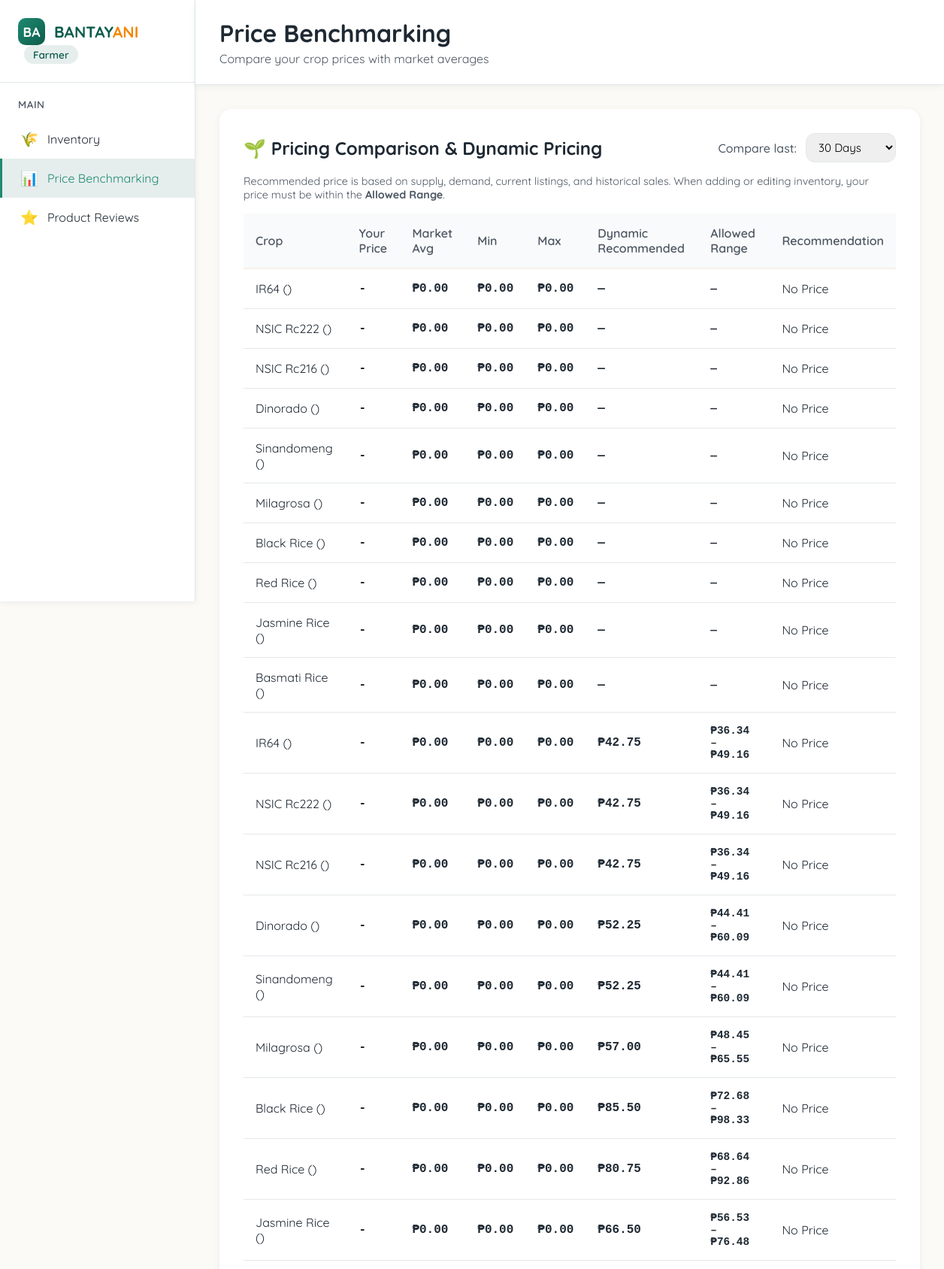
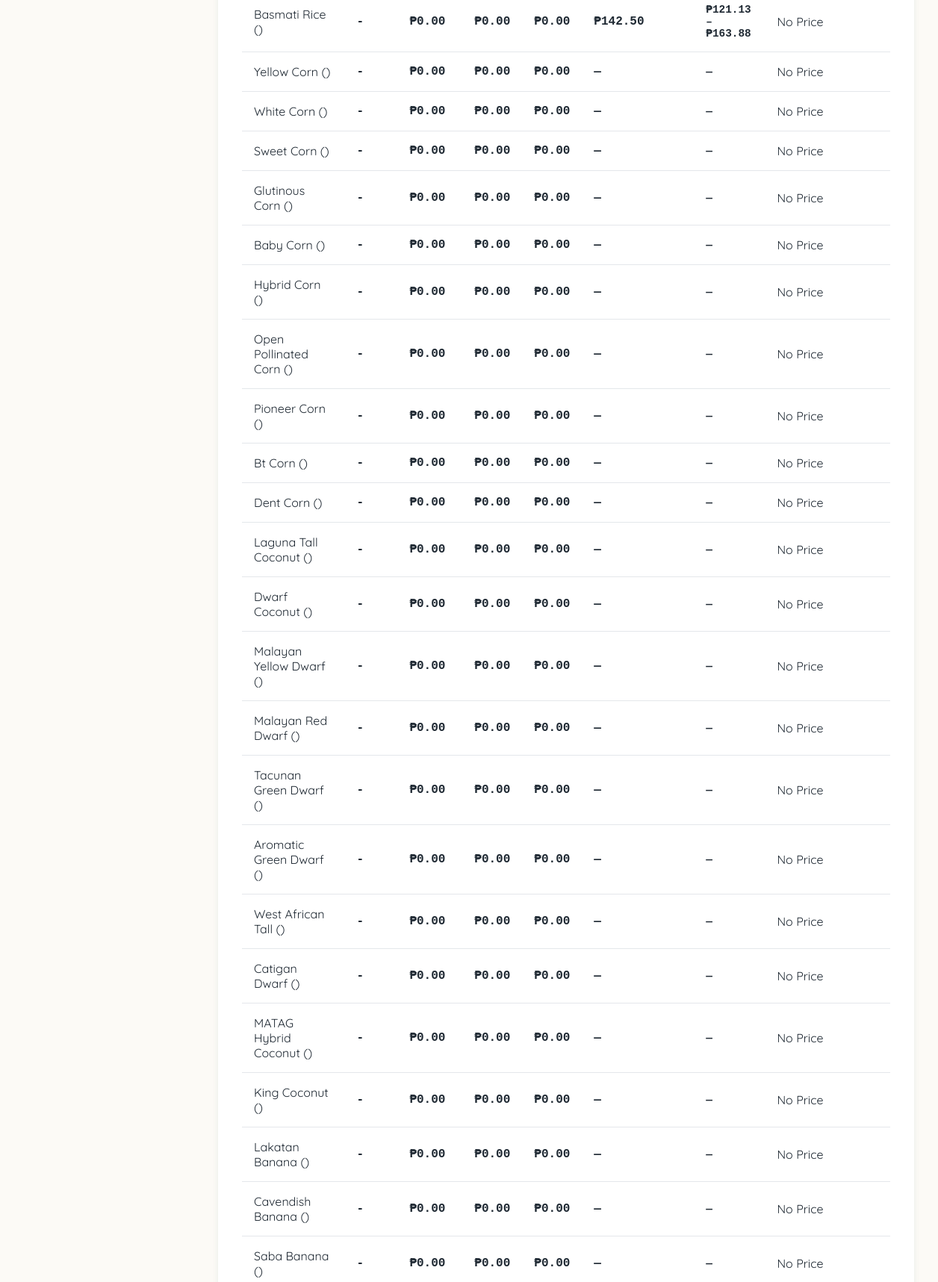
The app's page /farmer/benchmarking.php (signed in, upper part) with its own data (2 pictures, top to bottom).
### tables this page shows
CREATE TABLE `crops` (
  `crop_id` int(11) NOT NULL,
  `category_id` int(11) NOT NULL DEFAULT 8,
  `crop_name` varchar(45) NOT NULL,
  `unit` enum('kg','g','pieces','sack','bundle') NOT NULL DEFAULT 'kg'
);

### includes/dynamic_pricing.php (called while the page is built, shortened)
<?php
function getDynamicPriceRange($conn, $crop_id, $days = DYNAMIC_PRICING_DEFAULT_DAYS) {
    $crop_id = (int) $crop_id;
    $days = (int) $days;
    $out = [
        'recommended' => null,
        'price_min' => null,
        'price_max' => null,
        'supply' => 0,
        'demand' => 0,
        'listing_avg' => null,
        'historical_avg' => null,
        'historical_min' => null,
        'historical_max' => null,
        'has_data' => false,
    ];
    $stmt = $conn->prepare("SELECT COALESCE(SUM(quantity), 0) AS supply FROM crops_inventory WHERE crop_id = ?");
    $stmt->bind_param("i", $crop_id);
    $stmt->execute();
    $row = $stmt->get_result()->fetch_assoc();
    if ($row) {
        $out['supply'] = (float) $row['supply'];
    }
    $stmt = $conn->prepare("SELECT AVG(price) AS listing_avg, MIN(price) AS listing_min, MAX(price) AS listing_max
        FROM crops_inventory
        WHERE crop_id = ?
          AND price IS NOT NULL
          AND price > 0
          AND harvest_status = 'Confirmed'");
    $stmt->bind_param("i", $crop_id);
    $stmt->execute();
    $row = $stmt->get_result()->fetch_assoc();
    if ($row && $row['listing_avg'] !== null) {
        $out['listing_avg'] = (float) $row['listing_avg'];
    }
    $statuses = DYNAMIC_PRICING_COMPLETED_STATUS;
    $placeholders = implode(',', array_fill(0, count($statuses), '?'));
    $sql = "SELECT
                COALESCE(SUM(oi.quantity), 0) AS demand,
                AVG(ci.price) AS historical_avg,
                MIN(ci.price) AS historical_min,
                MAX(ci.price) AS historical_max
            FROM order_items oi
            INNER JOIN crops_inventory ci ON oi.inventory_id = ci.inventory_id AND ci.crop_id = ?
            INNER JOIN orders o ON oi.order_id = o.order_id
            WHERE o.order_status IN ($placeholders)
            AND o.order_date >= DATE_SUB(CURDATE(), INTERVAL ? DAY)
            AND oi.inventory_id IS NOT NULL";
    $stmt = $conn->prepare($sql);
    $types = 'i' . str_repeat('s', count($statuses)) . 'i';
    $params = array_merge([$crop_id], $statuses, [$days]);
    $stmt->bind_param($types, ...$params);
    $stmt->execute();
    $row = $stmt->get_result()->fetch_assoc();
    if ($row) {
        $out['demand'] = (float) $row['demand'];
    }
    $hist = $out['historical_avg'];
    $list = $out['listing_avg'];
    $base = null;
    if ($hist !== null && $list !== null) {
        $w = DYNAMIC_PRICING_HISTORICAL_WEIGHT;
        $base = $w * $hist + (1 - $w) * $list;
    } elseif ($hist !== null) {
        $base = $hist;
    } elseif ($list !== null) {
        $base = $list;
    }
    if ($base === null || $base <= 0) {
        $out['has_data'] = false;
        return $out;
    }
    $nudge = 0;
    if ($out['supply'] > 0) {
        $ratio = $out['demand'] / $out['supply'];
        if ($ratio > 1.2) {
            $nudge = DYNAMIC_PRICING_DEMAND_SUPPLY_NUDGE;
        } elseif ($ratio < 0.8) {
            $nudge = -DYNAMIC_PRICING_DEMAND_SUPPLY_NUDGE;
        }
    }
    $out['recommended'] = round($base * (1 + $nudge), 2);
    $out['recommended'] = max(0.01, $out['recommended']);
    $range = $out['recommended'] * DYNAMIC_PRICING_RANGE_PCT;
    $out['price_min'] = max(0.01, $out['recommended'] - $range);
    $out['price_max'] = $out['recommended'] + $range;
    $out['price_min'] = round($out['price_min'], 2);
    $out['price_max'] = round($out['price_max'], 2);
    $out['has_data'] = true;
    return $out;
}
function getAllCropsDynamicPriceRanges($conn, $days = DYNAMIC_PRICING_DEFAULT_DAYS) {
    $stmt = $conn->query("SELECT crop_id FROM crops ORDER BY crop_id");
    $out = [];
    while ($row = $stmt->fetch_assoc()) {
        $out[(int) $row['crop_id']] = getDynamicPriceRange($conn, (int) $row['crop_id'], $days);
    }
    return $out;
}

### farmer/benchmarking.php (the view, shortened to what this page needs)
<?php
require_once '../includes/config.php';
require_once __DIR__ . '/../includes/dynamic_pricing.php';
$farmer_id = $_SESSION['user_id'];
$days = (int)($_GET['days'] ?? 30);
$sql = "
SELECT
    c.crop_id,
    c.crop_name,
    ci.unit,
    ROUND(AVG(ci.price),2) AS market_avg,
    MIN(ci.price) AS market_min,
    MAX(ci.price) AS market_max,
    ROUND(AVG(ci.price),2) AS farmer_price
FROM crops c
LEFT JOIN crops_inventory ci
    ON c.crop_id = ci.crop_id AND ci.farmer_id = ?
LEFT JOIN order_items oi
    ON ci.inventory_id = oi.inventory_id
LEFT JOIN orders o
    ON oi.order_id = o.order_id
    AND o.order_status IN ('Delivered', 'Shipped')
    AND o.order_date >= DATE_SUB(CURDATE(), INTERVAL ? DAY)
GROUP BY c.crop_id
";
$stmt = $conn->prepare($sql);
$stmt->bind_param("ii", $farmer_id, $days);
$stmt->execute();
$data = $stmt->get_result()->fetch_all(MYSQLI_ASSOC);
$dynamic_ranges = getAllCropsDynamicPriceRanges($conn, $days);
function getStatus($farmer, $avg) {
    if ($farmer == null) return "No Price";
    return "Fair";
}
?>
<!DOCTYPE html>
<html lang="en">
<head>
    <link rel="stylesheet" href="https://cdnjs.cloudflare.com/ajax/libs/font-awesome/6.5.1/css/all.min.css">
</head>
<body>
<aside class="sidebar">
    <div class="logo-container">
        <a href="../index.php" class="logo">
            <div class="logo-icon">BA</div>
            <div class="logo-text">BANTAY<span>ANI</span></div>
        </a>
        <div class="farmer-badge">Farmer</div>
    </div>
        <div class="nav-section">
        <div class="nav-title">Main</div>
        <ul class="nav-links">
            <li><a href="inventory.php" class="nav-link"><span class="nav-icon">🌾</span><span>Inventory</span></a></li>
            <li><a href="benchmarking.php" class="nav-link active"><span class="nav-icon">📊</span><span>Price Benchmarking</span></a></li>
            <li><a href="reviews.php" class="nav-link"><span class="nav-icon">⭐</span><span>Product Reviews</span></a></li>
        </ul>
    </div>
</aside>
<main class="main-content">
    <div class="topbar">
        <div class="page-title">
            <h1>Price Benchmarking</h1>
            <p>Compare your crop prices with market averages</p>
        </div>
    </div>
    <div class="content">
        <div class="card">
            <div class="card-header">
                <h2>🌱 Pricing Comparison & Dynamic Pricing</h2>
                <form method="GET" style="display: flex; align-items: center; gap: 12px;">
                    <label style="color: var(--text-light); font-weight: 500;">Compare last:</label>
                    <select name="days" onchange="this.form.submit()" style="min-width: 120px;">
                        <option value="30" <?= $days==30?'selected':'' ?>>30 Days</option>
                    </select>
                </form>
            </div>
            <p style="color:var(--text-light); font-size:0.9rem; margin:-8px 0 16px 0;">Recommended price is based on supply, demand, current listings, and historical sales. When adding or editing inventory, your price must be within the <strong>Allowed Range</strong>.</p>
            <table class="data-table">
                <thead>
                    <tr>
                        <th>Crop</th>
                        <th>Your Price</th>
                        <th>Market Avg</th>
                        <th>Min</th>
                        <th>Max</th>
                        <th>Dynamic Recommended</th>
                        <th>Allowed Range</th>
                        <th>Recommendation</th>
                    </tr>
                </thead>
                <tbody>
                    <?php if (!empty($data)): ?>
                        <?php foreach ($data as $row):
                            $status = getStatus($row['farmer_price'], $row['market_avg']);
                            $dr = $dynamic_ranges[$row['crop_id']] ?? null;
                        ?>
                        <tr>
                            <td><?= htmlspecialchars($row['crop_name']) ?> (<?= $row['unit'] ?>)</td>
                            <td class="price-cell"><?= $row['farmer_price'] ? '₱'.number_format($row['farmer_price'], 2) : '-' ?></td>
                            <td class="price-cell">₱<?= number_format($row['market_avg'],2) ?></td>
                            <td class="price-cell">₱<?= number_format($row['market_min'], 2) ?></td>
                            <td class="price-cell">₱<?= number_format($row['market_max'], 2) ?></td>
                            <td class="price-cell"><?= $dr && $dr['has_data'] ? '₱'.number_format($dr['recommended'], 2) : '—' ?></td>
                            <td class="price-cell" style="font-size:0.9rem;"><?= $dr && $dr['has_data'] ? '₱'.number_format($dr['price_min'], 2).' – ₱'.number_format($dr['price_max'], 2) : '—' ?></td>
                            <td class="status-<?= strtolower(str_replace(' ', '', $status)) ?>">
                                <?= $status ?>
                            </td>
                        </tr>
                        <?php endforeach; ?>
                    <?php endif; ?>
                </tbody>
            </table>
        </div>
    </div>
</main>
</body>
</html>

### farmer/benchmarking.php (style rules this page uses)
:root { --green-dark: #0c5c4c; --green: #1f8a70; --green-light: #4cb69f; --orange: #f28705; --red: #b91c1c; --blue: #1d4ed8; --purple: #7c3aed; --beige: #f6f1e9; --beige-light: #fcfaf6; --text: #1f2933; --text-light: #4c5662; --border: #e4e7eb; --sidebar-width: 260px; --shadow-sm: 0 2px 8px rgba(12, 92, 76, 0.08); --shadow-md: 0 8px 20px rgba(12, 92, 76, 0.12); --radius-sm: 12px; --radius-md: 16px; }
* { margin: 0; padding: 0; box-sizing: border-box; }
body { font-family: 'Quicksand', 'Segoe UI', sans-serif; background: var(--beige-light); color: var(--text); display: flex; min-height: 100vh; }
.sidebar { width: var(--sidebar-width); background: white; border-right: 1px solid var(--border); position: fixed; height: 100vh; overflow-y: auto; box-shadow: var(--shadow-sm); }
.logo-container { padding: 24px; border-bottom: 1px solid var(--border); }
.logo { display: flex; align-items: center; gap: 12px; text-decoration: none; }
.logo-icon { width: 36px; height: 36px; background: linear-gradient(135deg, var(--green), var(--green-dark)); border-radius: 10px; display: flex; align-items: center; justify-content: center; color: white; font-weight: 700; font-size: 1.1rem; }
.logo-text { font-size: 1.3rem; font-weight: 700; color: var(--green-dark); }
.logo-text span { color: var(--orange); }
.farmer-badge { display: inline-block; background: rgba(12, 92, 76, 0.1); color: var(--green-dark); padding: 4px 12px; border-radius: 20px; font-size: 0.85rem; font-weight: 600; margin-left: 8px; }
.nav-section { padding: 20px 0; }
.nav-title { padding: 0 24px 12px; font-size: 0.85rem; color: var(--text-light); font-weight: 600; text-transform: uppercase; letter-spacing: 0.5px; }
.nav-links { list-style: none; }
.nav-link { display: flex; align-items: center; gap: 12px; padding: 14px 24px; color: var(--text); text-decoration: none; transition: all 0.2s; border-left: 3px solid transparent; }
.nav-link.active { background: rgba(12, 92, 76, 0.1); color: var(--green); border-left-color: var(--green); }
.nav-icon { font-size: 1.2rem; width: 24px; text-align: center; }
.main-content { flex: 1; margin-left: var(--sidebar-width); min-height: 100vh; }
.topbar { background: white; padding: 24px 32px; border-bottom: 1px solid var(--border); display: flex; justify-content: space-between; align-items: center; position: sticky; top: 0; z-index: 100; box-shadow: var(--shadow-sm); }
.page-title h1 { font-size: 2rem; margin-bottom: 4px; }
.page-title p { color: var(--text-light); font-size: 1rem; }
.content { padding: 32px; max-width: 1200px; margin: 0 auto; }
.card { background: white; border-radius: var(--radius-md); box-shadow: var(--shadow-sm); padding: 32px; }
.card-header { margin-bottom: 24px; display: flex; justify-content: space-between; align-items: center; flex-wrap: wrap; gap: 16px; }
.card-header h2 { font-size: 1.5rem; color: var(--text); }
.card-header select { padding: 8px 12px; border: 1px solid var(--border); border-radius: var(--radius-sm); font-family: 'Quicksand'; font-size: 0.95rem; cursor: pointer; }
.data-table { width: 100%; border-collapse: collapse; }
.data-table th { text-align: left; padding: 16px; color: var(--text-light); font-weight: 600; border-bottom: 2px solid var(--beige); background: #f9fafb; }
.data-table td { padding: 16px; border-bottom: 1px solid var(--border); }
.price-cell { font-family: 'Courier New', monospace; font-weight: 600; }

### records on screen
crops: crop_name "IR64", market_avg "0.00", market_min "0.00", market_max "0.00", status "No Price"
crops: crop_name "NSIC Rc222", market_avg "0.00", market_min "0.00", market_max "0.00", status "No Price"
crops: crop_name "NSIC Rc216", market_avg "0.00", market_min "0.00", market_max "0.00", status "No Price"
crops: crop_name "Dinorado", market_avg "0.00", market_min "0.00", market_max "0.00", status "No Price"
crops: crop_name "Sinandomeng", market_avg "0.00", market_min "0.00", market_max "0.00", status "No Price"
crops: crop_name "Milagrosa", market_avg "0.00", market_min "0.00", market_max "0.00", status "No Price"
crops: crop_name "Black Rice", market_avg "0.00", market_min "0.00", market_max "0.00", status "No Price"
crops: crop_name "Red Rice", market_avg "0.00", market_min "0.00", market_max "0.00", status "No Price"
crops: crop_name "Jasmine Rice", market_avg "0.00", market_min "0.00", market_max "0.00", status "No Price"
crops: crop_name "Basmati Rice", market_avg "0.00", market_min "0.00", market_max "0.00", status "No Price"
crops: crop_name "IR64", market_avg "0.00", market_min "0.00", market_max "0.00", crop_id "42.75", crop_id "36.34", crop_id "49.16", status "No Price"
crops: crop_name "NSIC Rc222", market_avg "0.00", market_min "0.00", market_max "0.00", crop_id "42.75", crop_id "36.34", crop_id "49.16", status "No Price"
crops: crop_name "NSIC Rc216", market_avg "0.00", market_min "0.00", market_max "0.00", crop_id "42.75", crop_id "36.34", crop_id "49.16", status "No Price"
crops: crop_name "Dinorado", market_avg "0.00", market_min "0.00", market_max "0.00", crop_id "52.25", crop_id "44.41", crop_id "60.09", status "No Price"
crops: crop_name "Sinandomeng", market_avg "0.00", market_min "0.00", market_max "0.00", crop_id "52.25", crop_id "44.41", crop_id "60.09", status "No Price"
crops: crop_name "Milagrosa", market_avg "0.00", market_min "0.00", market_max "0.00", crop_id "57.00", crop_id "48.45", crop_id "65.55", status "No Price"
crops: crop_name "Black Rice", market_avg "0.00", market_min "0.00", market_max "0.00", crop_id "85.50", crop_id "72.68", crop_id "98.33", status "No Price"
crops: crop_name "Red Rice", market_avg "0.00", market_min "0.00", market_max "0.00", crop_id "80.75", crop_id "68.64", crop_id "92.86", status "No Price"
crops: crop_name "Jasmine Rice", market_avg "0.00", market_min "0.00", market_max "0.00", crop_id "66.50", crop_id "56.53", crop_id "76.48", status "No Price"
crops: crop_name "Basmati Rice", market_avg "0.00", market_min "0.00", market_max "0.00", crop_id "142.50", crop_id "121.13", crop_id "163.88", status "No Price"
crops: crop_name "Yellow Corn", market_avg "0.00", market_min "0.00", market_max "0.00", status "No Price"
crops: crop_name "White Corn", market_avg "0.00", market_min "0.00", market_max "0.00", status "No Price"
crops: crop_name "Sweet Corn", market_avg "0.00", market_min "0.00", market_max "0.00", status "No Price"
crops: crop_name "Glutinous Corn", market_avg "0.00", market_min "0.00", market_max "0.00", status "No Price"
crops: crop_name "Baby Corn", market_avg "0.00", market_min "0.00", market_max "0.00", status "No Price"
crops: crop_name "Hybrid Corn", market_avg "0.00", market_min "0.00", market_max "0.00", status "No Price"
crops: crop_name "Open Pollinated Corn", market_avg "0.00", market_min "0.00", market_max "0.00", status "No Price"
crops: crop_name "Pioneer Corn", market_avg "0.00", market_min "0.00", market_max "0.00", status "No Price"
crops: crop_name "Bt Corn", market_avg "0.00", market_min "0.00", market_max "0.00", status "No Price"
crops: crop_name "Dent Corn", market_avg "0.00", market_min "0.00", market_max "0.00", status "No Price"
crops: crop_name "Laguna Tall Coconut", market_avg "0.00", market_min "0.00", market_max "0.00", status "No Price"
crops: crop_name "Dwarf Coconut", market_avg "0.00", market_min "0.00", market_max "0.00", status "No Price"
crops: crop_name "Malayan Yellow Dwarf", market_avg "0.00", market_min "0.00", market_max "0.00", status "No Price"
crops: crop_name "Malayan Red Dwarf", market_avg "0.00", market_min "0.00", market_max "0.00", status "No Price"
crops: crop_name "Tacunan Green Dwarf", market_avg "0.00", market_min "0.00", market_max "0.00", status "No Price"
crops: crop_name "Aromatic Green Dwarf", market_avg "0.00", market_min "0.00", market_max "0.00", status "No Price"
crops: crop_name "West African Tall", market_avg "0.00", market_min "0.00", market_max "0.00", status "No Price"
crops: crop_name "Catigan Dwarf", market_avg "0.00", market_min "0.00", market_max "0.00", status "No Price"
crops: crop_name "MATAG Hybrid Coconut", market_avg "0.00", market_min "0.00", market_max "0.00", status "No Price"
crops: crop_name "King Coconut", market_avg "0.00", market_min "0.00", market_max "0.00", status "No Price"
crops: crop_name "Lakatan Banana", market_avg "0.00", market_min "0.00", market_max "0.00", status "No Price"
crops: crop_name "Cavendish Banana", market_avg "0.00", market_min "0.00", market_max "0.00", status "No Price"
crops: crop_name "Saba Banana", market_avg "0.00", market_min "0.00", market_max "0.00", status "No Price"
